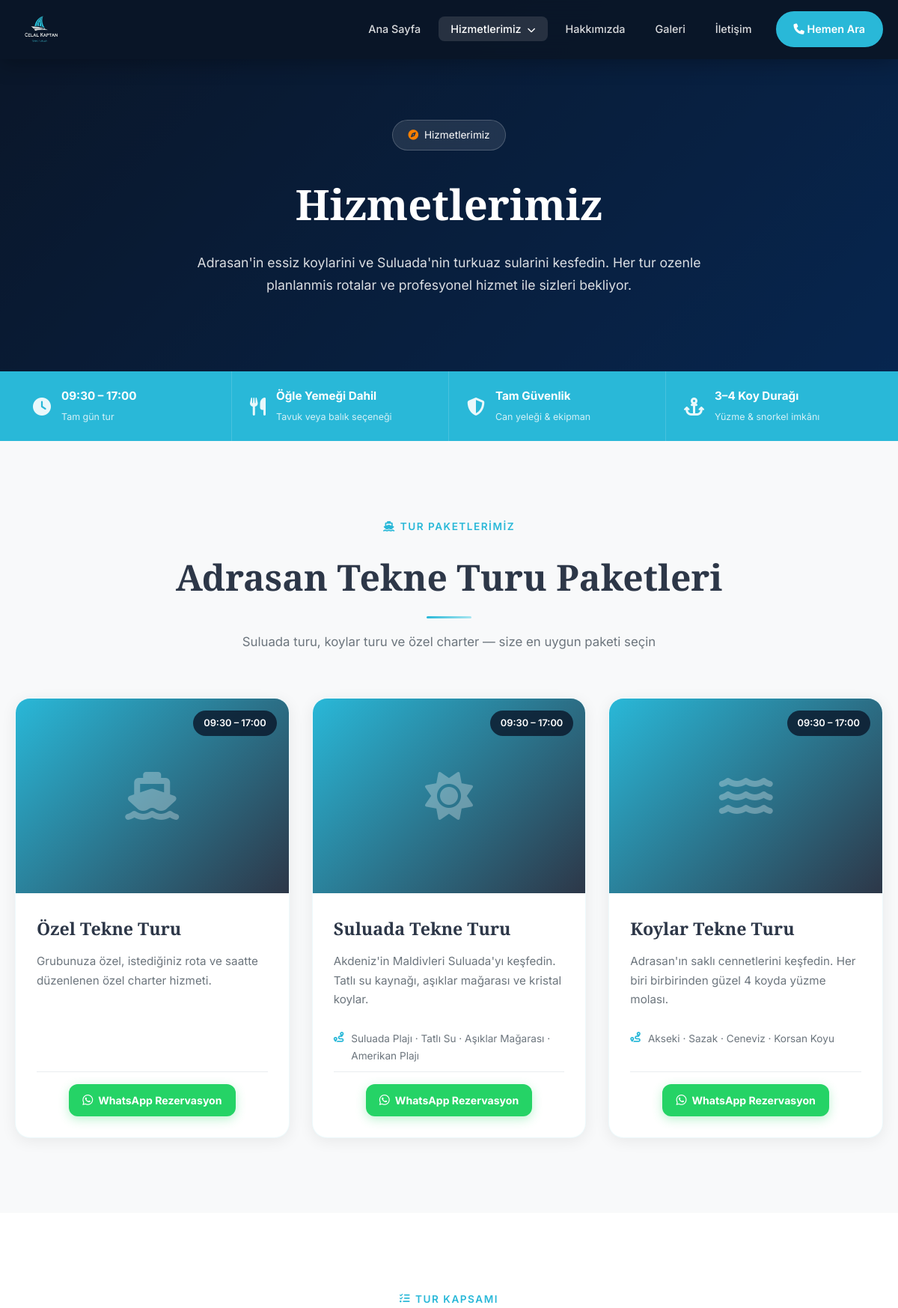
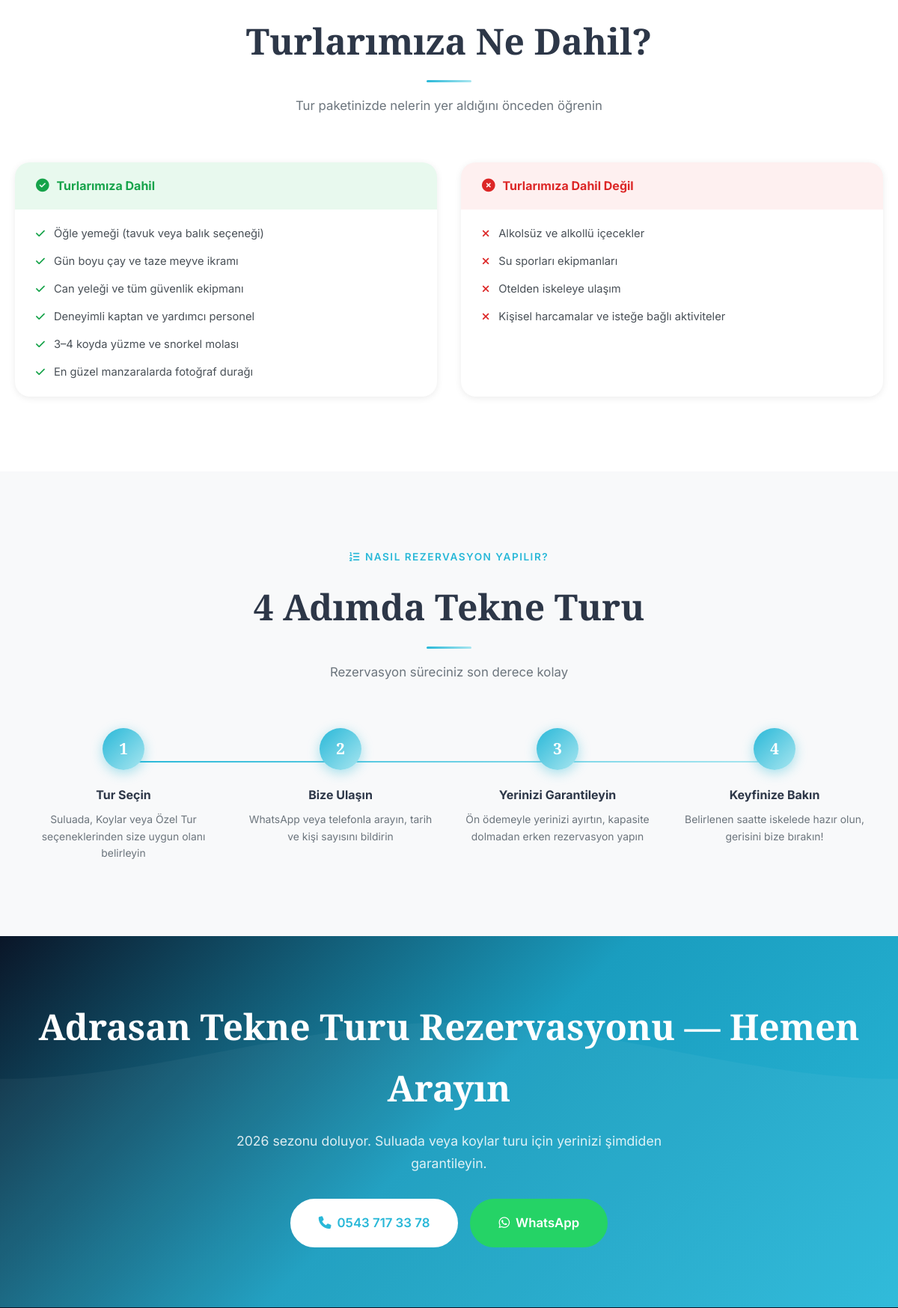
The app's page /hizmetlerimiz (upper part) with its own data (2 pictures, top to bottom).
### tables this page shows
CREATE TABLE IF NOT EXISTS page_contents (
    id INT AUTO_INCREMENT PRIMARY KEY,
    section_key VARCHAR(100) NOT NULL UNIQUE,
    title VARCHAR(255),
    subtitle VARCHAR(255),
    content TEXT,
    image VARCHAR(255),
    sort_order INT DEFAULT 0,
    is_active TINYINT(1) DEFAULT 1,
    created_at TIMESTAMP DEFAULT CURRENT_TIMESTAMP
);

### includes/config.php (called while the page is built, shortened)
<?php
function getDB() {
    static $pdo = null;
    if ($pdo === null) {
        try {
            $dsn = "mysql:host=" . DB_HOST . ";dbname=" . DB_NAME . ";charset=" . DB_CHARSET;
            $pdo = new PDO($dsn, DB_USER, DB_PASS, [
                PDO::ATTR_ERRMODE => PDO::ERRMODE_EXCEPTION,
                PDO::ATTR_DEFAULT_FETCH_MODE => PDO::FETCH_ASSOC,
                PDO::ATTR_EMULATE_PREPARES => false,
            ]);
        } catch (PDOException $e) {
            die("Veritabani baglanti hatasi: " . $e->getMessage());
        }
    }
    return $pdo;
}
function sanitize($data) {
    return htmlspecialchars(trim($data), ENT_QUOTES, 'UTF-8');
}
function getContent($section) {
    $db = getDB();
    $stmt = $db->prepare("SELECT * FROM page_contents WHERE section_key = ?");
    $stmt->execute([$section]);
    return $stmt->fetch();
}
function getSetting($key, $default = '') {
    $db = getDB();
    $stmt = $db->prepare("SELECT setting_value FROM site_settings WHERE setting_key = ?");
    $stmt->execute([$key]);
    $result = $stmt->fetch();
    return $result ? $result['setting_value'] : $default;
}
function getSiteSettings() {
    return [
        'phone' => getSetting('phone', '0543 717 33 78'),
        'email' => getSetting('email', 'adrasancelalkaptan@gmail.com'),
        'address' => getSetting('address', 'Adrasan, Kumluca, Antalya'),
        'whatsapp' => getSetting('whatsapp', '905437173378'),
        'instagram' => getSetting('instagram', ''),
        'facebook' => getSetting('facebook', ''),
        'youtube' => getSetting('youtube', ''),
        'working_hours' => getSetting('working_hours', '09:30 - 17:00'),
        'google_analytics' => getSetting('google_analytics', ''),
        'google_maps' => getSetting('google_maps', ''),
    ];
}

### hizmetlerimiz.php (the view, shortened to what this page needs)
<?php
require_once 'includes/config.php';
$servicesHero = getContent('services_hero');
$tours = getTours();
$includedItems = [];
if (empty($includedItems)) {
    $includedItems = ['Öğle yemeği (tavuk veya balık seçeneği)','Gün boyu çay ve taze meyve ikramı','Can yeleği ve tüm güvenlik ekipmanı','Deneyimli kaptan ve yardımcı personel','3–4 koyda yüzme ve snorkel molası','En güzel manzaralarda fotoğraf durağı'];
}
$excludedItems = [];
if (empty($excludedItems)) {
    $excludedItems = ['Alkolsüz ve alkollü içecekler','Su sporları ekipmanları','Otelden iskeleye ulaşım','Kişisel harcamalar ve isteğe bağlı aktiviteler'];
}
include 'includes/header.php';
?>
<section class="page-hero" <?php if (!empty($servicesHero['image'])): ?>style="background-image:url('<?= SITE_URL ?>/assets/uploads/<?= sanitize($servicesHero['image']) ?>');background-size:cover;background-position:center;"<?php endif; ?>>
    <div class="page-hero-overlay"></div>
    <div class="container">
        <div class="page-hero-content">
            <div class="hero-badge"><i class="fas fa-compass"></i> Hizmetlerimiz</div>
            <h1><?= sanitize($servicesHero['title'] ?? 'Adrasan Tekne Turu Paketleri') ?></h1>
            <p><?= sanitize($servicesHero['content'] ?? 'Suluada turu, koylar turu ve özel charter — size en uygun paketi seçin.') ?></p>
        </div>
    </div>
</section>
<div class="services-info-bar">
    <div class="container">
        <div class="services-info-bar-grid">
            <div class="sib-item">
                <i class="fas fa-clock"></i>
                <div><strong>09:30 – 17:00</strong><span>Tam gün tur</span></div>
            </div>
            <div class="sib-item">
                <i class="fas fa-utensils"></i>
                <div><strong>Öğle Yemeği Dahil</strong><span>Tavuk veya balık seçeneği</span></div>
            </div>
            <div class="sib-item">
                <i class="fas fa-shield-alt"></i>
                <div><strong>Tam Güvenlik</strong><span>Can yeleği & ekipman</span></div>
            </div>
            <div class="sib-item">
                <i class="fas fa-anchor"></i>
                <div><strong>3–4 Koy Durağı</strong><span>Yüzme & snorkel imkânı</span></div>
            </div>
        </div>
    </div>
</div>
<section class="section tours" style="background:var(--gray-100);">
    <div class="container">
        <div class="section-header">
            <span class="section-tag"><i class="fas fa-ship"></i> Tur Paketlerimiz</span>
            <h2>Adrasan Tekne Turu Paketleri</h2>
            <p>Suluada turu, koylar turu ve özel charter — size en uygun paketi seçin</p>
        </div>
        <div class="tours-grid">
            <?php if (!empty($tours)): ?>
                <?php foreach ($tours as $tour): ?>
                <div class="tour-card" data-aos="fade-up">
                    <div class="tour-image">
                        <?php if ($tour['image']): ?>
                        <img src="<?= SITE_URL ?>/assets/uploads/<?= sanitize($tour['image']) ?>" alt="<?= sanitize($tour['title']) ?>" loading="lazy">
                        <?php else: ?>
                        <div class="tour-image-placeholder"><i class="fas fa-ship"></i></div>
                        <?php endif; ?>
                        <div class="tour-badge"><?= sanitize($tour['duration']) ?></div>
                    </div>
                    <div class="tour-body">
                        <h3><?= sanitize($tour['title']) ?></h3>
                        <p><?= sanitize($tour['short_desc']) ?></p>
                        <div class="tour-details">
                            <?php if ($tour['route']): ?>
                            <div class="tour-route"><i class="fas fa-route"></i><span><?= sanitize($tour['route']) ?></span></div>
                            <?php endif; ?>
                            <?php if ($tour['includes']): ?>
                            <div class="tour-includes"><i class="fas fa-check-circle"></i><span><?= sanitize($tour['includes']) ?></span></div>
                            <?php endif; ?>
                        </div>
                        <div class="tour-footer">
                            <div class="tour-price">
                                <?php if ($tour['price']): ?>
                                <span class="price-label">Fiyat:</span>
                                <span class="price-value"><?= sanitize($tour['price']) ?></span>
                                <?php endif; ?>
                            </div>
                            <a href="https://wa.me/<?= sanitize($settings['whatsapp']) ?>?text=<?= urlencode($tour['title'] . ' hakkında bilgi almak istiyorum.') ?>" target="_blank" class="btn-wa">
                                <i class="fab fa-whatsapp"></i> WhatsApp Rezervasyon
                            </a>
                        </div>
                    </div>
                </div>
                <?php endforeach; ?>
            <?php else: ?>
                <div class="tour-card" data-aos="fade-up">
                    <div class="tour-image"><div class="tour-image-placeholder"><i class="fas fa-ship"></i></div><div class="tour-badge">09:30 – 17:00</div></div>
                    <div class="tour-body">
                        <h3>Özel Tekne Turu</h3>
                        <p>Grubunuza özel, istediğiniz rota ve saatte düzenlenen özel charter hizmeti.</p>
                        <div class="tour-footer"><div class="tour-price"></div><a href="https://wa.me/<?= sanitize($settings['whatsapp']) ?>?text=<?= urlencode('Özel Tekne Turu hakkında bilgi almak istiyorum.') ?>" target="_blank" class="btn-wa"><i class="fab fa-whatsapp"></i> WhatsApp Rezervasyon</a></div>
                    </div>
                </div>
                <div class="tour-card" data-aos="fade-up">
                    <div class="tour-image"><div class="tour-image-placeholder"><i class="fas fa-sun"></i></div><div class="tour-badge">09:30 – 17:00</div></div>
                    <div class="tour-body">
                        <h3>Suluada Tekne Turu</h3>
                        <p>Akdeniz'in Maldivleri Suluada'yı keşfedin. Tatlı su kaynağı, aşıklar mağarası ve kristal koylar.</p>
                        <div class="tour-route" style="margin:8px 0;"><i class="fas fa-route"></i><span style="font-size:0.85rem;color:var(--gray-500);">Suluada Plajı · Tatlı Su · Aşıklar Mağarası · Amerikan Plajı</span></div>
                        <div class="tour-footer"><div class="tour-price"></div><a href="https://wa.me/<?= sanitize($settings['whatsapp']) ?>?text=<?= urlencode('Suluada Tekne Turu hakkında bilgi almak istiyorum.') ?>" target="_blank" class="btn-wa"><i class="fab fa-whatsapp"></i> WhatsApp Rezervasyon</a></div>
                    </div>
                </div>
                <div class="tour-card" data-aos="fade-up">
                    <div class="tour-image"><div class="tour-image-placeholder"><i class="fas fa-water"></i></div><div class="tour-badge">09:30 – 17:00</div></div>
                    <div class="tour-body">
                        <h3>Koylar Tekne Turu</h3>
                        <p>Adrasan'ın saklı cennetlerini keşfedin. Her biri birbirinden güzel 4 koyda yüzme molası.</p>
                        <div class="tour-route" style="margin:8px 0;"><i class="fas fa-route"></i><span style="font-size:0.85rem;color:var(--gray-500);">Akseki · Sazak · Ceneviz · Korsan Koyu</span></div>
                        <div class="tour-footer"><div class="tour-price"></div><a href="https://wa.me/<?= sanitize($settings['whatsapp']) ?>?text=<?= urlencode('Koylar Tekne Turu hakkında bilgi almak istiyorum.') ?>" target="_blank" class="btn-wa"><i class="fab fa-whatsapp"></i> WhatsApp Rezervasyon</a></div>
                    </div>
                </div>
            <?php endif; ?>
        </div>
    </div>
</section>
<section class="section">
    <div class="container">
        <div class="section-header">
            <span class="section-tag"><i class="fas fa-list-check"></i> Tur Kapsamı</span>
            <h2>Turlarımıza Ne Dahil?</h2>
            <p>Tur paketinizde nelerin yer aldığını önceden öğrenin</p>
        </div>
        <div class="includes-grid" data-aos="fade-up">
            <div class="includes-box">
                <div class="includes-box-head green">
                    <i class="fas fa-check-circle"></i> Turlarımıza Dahil
                </div>
                <ul class="includes-list">
                    <?php foreach ($includedItems as $item): ?>
                    <li><i class="fas fa-check"></i> <?= sanitize($item) ?></li>
                    <?php endforeach; ?>
                </ul>
            </div>
            <div class="includes-box">
                <div class="includes-box-head red">
                    <i class="fas fa-times-circle"></i> Turlarımıza Dahil Değil
                </div>
                <ul class="includes-list">
                    <?php foreach ($excludedItems as $item): ?>
                    <li><i class="fas fa-times"></i> <?= sanitize($item) ?></li>
                    <?php endforeach; ?>
                </ul>
            </div>
        </div>
    </div>
</section>
<section class="section" style="background:var(--gray-100);">
    <div class="container">
        <div class="section-header">
            <span class="section-tag"><i class="fas fa-list-ol"></i> Nasıl Rezervasyon Yapılır?</span>
            <h2>4 Adımda Tekne Turu</h2>
            <p>Rezervasyon süreciniz son derece kolay</p>
        </div>
        <div class="steps-timeline" data-aos="fade-up">
            <div class="step-tl">
                <div class="step-tl-num">1</div>
                <h3>Tur Seçin</h3>
                <p>Suluada, Koylar veya Özel Tur seçeneklerinden size uygun olanı belirleyin</p>
            </div>
            <div class="step-tl">
                <div class="step-tl-num">2</div>
                <h3>Bize Ulaşın</h3>
                <p>WhatsApp veya telefonla arayın, tarih ve kişi sayısını bildirin</p>
            </div>
            <div class="step-tl">
                <div class="step-tl-num">3</div>
                <h3>Yerinizi Garantileyin</h3>
                <p>Ön ödemeyle yerinizi ayırtın, kapasite dolmadan erken rezervasyon yapın</p>
            </div>
            <div class="step-tl">
                <div class="step-tl-num">4</div>
                <h3>Keyfinize Bakın</h3>
                <p>Belirlenen saatte iskelede hazır olun, gerisini bize bırakın!</p>
            </div>
        </div>
    </div>
</section>
<section class="section cta-section">
    <div class="cta-overlay"></div>
    <div class="container">
        <div class="cta-content" data-aos="zoom-in">
            <h2>Adrasan Tekne Turu Rezervasyonu — Hemen Arayın</h2>
            <p>2026 sezonu doluyor. Suluada veya koylar turu için yerinizi şimdiden garantileyin.</p>
            <div class="cta-buttons">
                <a href="tel:<?= sanitize($settings['phone']) ?>" class="btn btn-primary btn-lg"><i class="fas fa-phone"></i> <?= sanitize($settings['phone']) ?></a>
                <a href="https://wa.me/<?= sanitize($settings['whatsapp']) ?>" target="_blank" class="btn btn-success btn-lg"><i class="fab fa-whatsapp"></i> WhatsApp</a>
            </div>
        </div>
    </div>
</section>
<?php include 'includes/footer.php'; ?>

### hizmetlerimiz.php (style rules this page uses)
.services-info-bar { background: var(--primary); padding: 0; }
.services-info-bar-grid { display: grid; grid-template-columns: repeat(4, 1fr); }
.sib-item { display: flex; align-items: center; gap: 14px; padding: 20px 24px; border-right: 1px solid rgba(255,255,255,0.15); color: var(--white); }
.sib-item:last-child { border-right: none; }
.sib-item i { font-size: 1.5rem; opacity: 0.9; flex-shrink: 0; }
.sib-item strong { display: block; font-size: 0.95rem; font-weight: 700; }
.sib-item span { font-size: 0.78rem; opacity: 0.8; }
.includes-grid { display: grid; grid-template-columns: 1fr 1fr; gap: 32px; }
.includes-box { background: var(--white); border-radius: var(--radius-lg); box-shadow: var(--shadow-sm); overflow: hidden; }
.includes-box-head { padding: 18px 28px; display: flex; align-items: center; gap: 10px; font-weight: 700; font-size: 1rem; }
.includes-box-head.green { background: rgba(34,197,94,0.1); color: #16a34a; }
.includes-box-head.red { background: rgba(239,68,68,0.08); color: #dc2626; }
.includes-box-head i { font-size: 1.1rem; }
.includes-list { padding: 20px 28px; display: flex; flex-direction: column; gap: 12px; }
.includes-list li { display: flex; align-items: center; gap: 12px; font-size: 0.92rem; color: var(--gray-600); list-style: none; }
.includes-list li i.fa-check { color: #16a34a; font-size: 0.85rem; flex-shrink: 0; }
.includes-list li i.fa-times { color: #dc2626; font-size: 0.85rem; flex-shrink: 0; }
.steps-timeline { display: grid; grid-template-columns: repeat(4, 1fr); gap: 0; position: relative; }
.steps-timeline::before { content: ''; position: absolute; top: 44px; left: calc(12.5% + 8px); right: calc(12.5% + 8px); height: 2px; background: linear-gradient(90deg, var(--primary), var(--primary-light)); z-index: 0; }
.step-tl { display: flex; flex-direction: column; align-items: center; text-align: center; padding: 0 16px; position: relative; z-index: 1; }
.step-tl-num { width: 56px; height: 56px; border-radius: 50%; background: linear-gradient(135deg, var(--primary), var(--primary-light)); color: var(--white); font-family: var(--font-heading); font-size: 1.3rem; font-weight: 700; display: flex; align-items: center; justify-content: center; box-shadow: 0 4px 16px rgba(41,184,216,0.4); margin-bottom: 20px; }
.step-tl h3 { font-size: 1rem; color: var(--dark); margin-bottom: 8px; }
.step-tl p { font-size: 0.87rem; color: var(--gray-500); line-height: 1.6; }
.tour-footer { justify-content: center; }
.btn-wa { display: inline-flex; align-items: center; gap: 7px; background: #25d366; color: #fff !important; padding: 10px 18px; border-radius: var(--radius-md); font-weight: 700; font-size: 0.88rem; text-decoration: none; transition: var(--transition); box-shadow: 0 4px 14px rgba(37,211,102,0.3); white-space: nowrap; flex-shrink: 0; }
.btn-wa i { font-size: 1rem; }

### records on screen
page_contents: title "Hizmetlerimiz", content "Adrasan'in essiz koylarini ve Suluada'nin turkuaz sularini kesfedin. Her tur ozenle planlanmis rotalar ve profesyonel hizmet ile sizleri bekliyor."

### other values on screen
$item "Öğle yemeği (tavuk veya balık seçeneği)"
$item "Gün boyu çay ve taze meyve ikramı"
$item "Can yeleği ve tüm güvenlik ekipmanı"
$item "Deneyimli kaptan ve yardımcı personel"
$item "3–4 koyda yüzme ve snorkel molası"
$item "En güzel manzaralarda fotoğraf durağı"
$item "Alkolsüz ve alkollü içecekler"
$item "Su sporları ekipmanları"
$item "Otelden iskeleye ulaşım"
$item "Kişisel harcamalar ve isteğe bağlı aktiviteler"
$settings['phone'] "0543 717 33 78"
